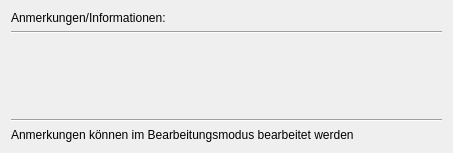
<?xml version="1.0" encoding="UTF-8"?>
<ui version="4.0">
 <class>AnnotationsDialog</class>
 <widget class="QDialog" name="AnnotationsDialog">
  <property name="geometry">
   <rect>
    <x>0</x>
    <y>0</y>
    <width>453</width>
    <height>153</height>
   </rect>
  </property>
  <property name="windowTitle">
   <string>Dialog</string>
  </property>
  <layout class="QVBoxLayout" name="verticalLayout">
   <item>
    <widget class="QLabel" name="label">
     <property name="text">
      <string>Anmerkungen/Informationen:</string>
     </property>
    </widget>
   </item>
   <item>
    <widget class="Line" name="line">
     <property name="orientation">
      <enum>Qt::Horizontal</enum>
     </property>
    </widget>
   </item>
   <item>
    <layout class="QVBoxLayout" name="layout_content"/>
   </item>
   <item>
    <spacer name="verticalSpacer">
     <property name="orientation">
      <enum>Qt::Vertical</enum>
     </property>
     <property name="sizeHint" stdset="0">
      <size>
       <width>20</width>
       <height>40</height>
      </size>
     </property>
    </spacer>
   </item>
   <item>
    <widget class="Line" name="line_2">
     <property name="orientation">
      <enum>Qt::Horizontal</enum>
     </property>
    </widget>
   </item>
   <item>
    <widget class="QLabel" name="label_2">
     <property name="text">
      <string>Anmerkungen können im Bearbeitungsmodus bearbeitet werden</string>
     </property>
    </widget>
   </item>
  </layout>
 </widget>
 <resources/>
 <connections/>
</ui>
